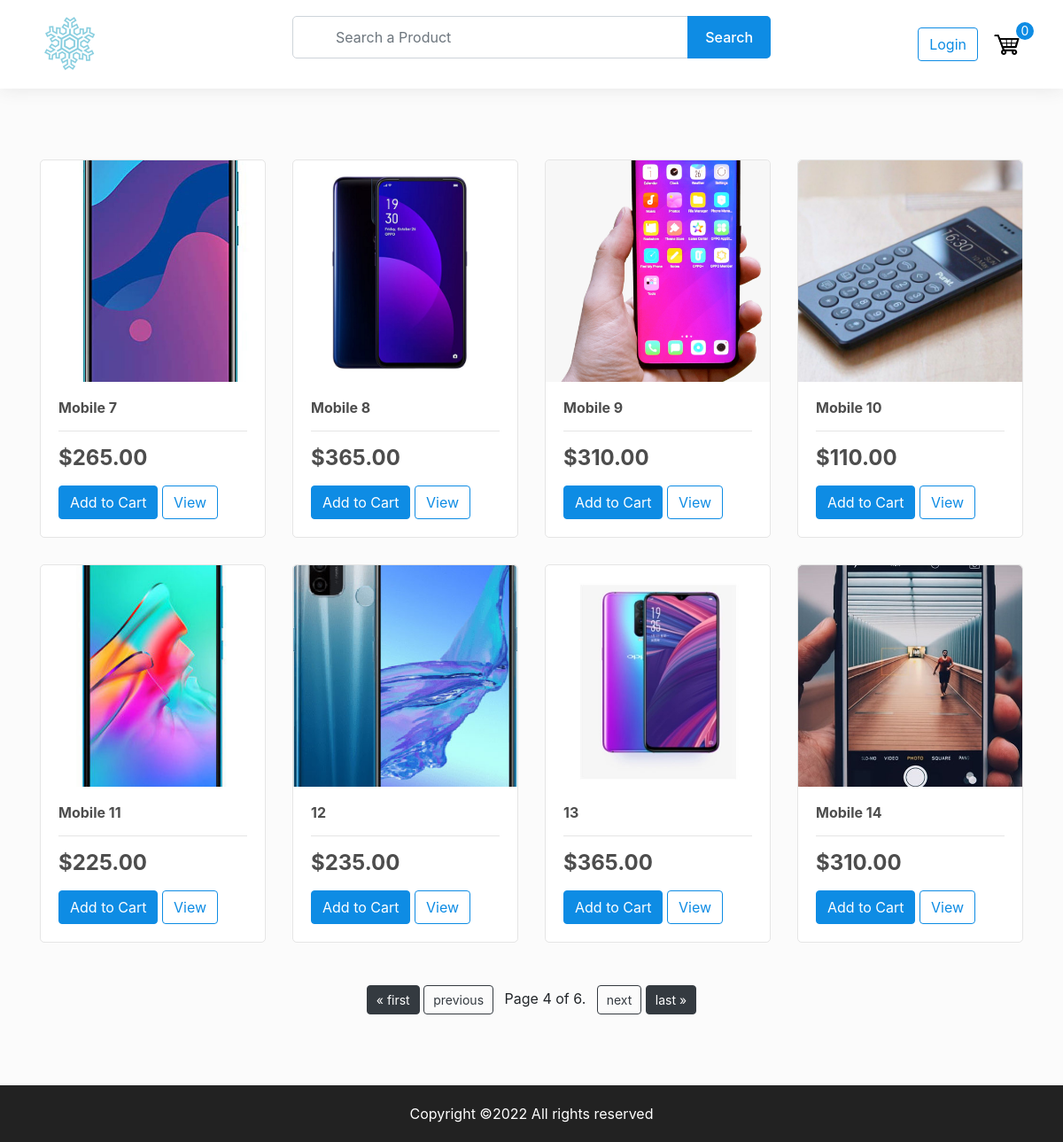
/?page=4, run on the app's committed database.
### store/models.py (models this page shows, shortened)
class Product(models.Model):
    name = models.CharField(max_length=200, null=True)
    price = models.DecimalField(max_digits=7, decimal_places=2)
    digital = models.BooleanField(default=False, null=True, blank=False)
    image = models.ImageField(null=True, blank=True)
    status = models.BooleanField(default=False, null=True, blank=False)  # changed
    description = models.TextField(max_length=1000, null=True, blank=True)  # added
    @property
    def imageURL(self):
        try:
            url = self.image.url
        except:
            url = ""
        return url

### store/views.py (the view)
# urls.py: path('', include('store.urls'))
def store(request):
    products = Product.objects.all()
    context = {"products": products}
    paginator = Paginator(products, 8) # Show 8 products per page.
    page_number = request.GET.get('page')
    all_products = paginator.get_page(page_number)
    query1 = request.GET.get('query')
    print("Apple")
    print(query1)
    if request.user.is_authenticated:
        current_user_id = request.user.id
        user=request.user
        rec_products = recommendation(current_user_id, user)
        context = {'rec_products':rec_products, 'all_products':all_products}
        return render(request, "store/store.html", context)
    context = {"all_products": all_products}
    return render(request, "store/store.html", context)

### context_processors/context_processors.py (called while the page is built)
def total_cart_items(request):
    if request.user.is_authenticated:
        customer = Customer.objects.filter(user=request.user).first()
        if customer is None:
            return {"totalCartItems": 0}
        order = Order.objects.filter(customer=customer, ordered=False).first()
        if order is None:
            return {"totalCartItems": 0}
        cartItems = order.get_cart_items
    else:
        try:
            cart = json.loads(request.COOKIES["cart"])
        except:
            cart = {}
        items = []
        cartItems = 0
        for i in cart:
            try:
                cartItems += cart[i]["quantity"]
            except:
                pass
    return {"totalCartItems": cartItems}

### store/templates/store/store.html (shortened to what this page needs)
{% extends 'store/header.html' %}
{% load static %}
{% block content %}
	<section class="product-list">
		<div class="container">
			<div class="row">
				{% for product in all_products %}
				<div class="col-md-6 col-lg-4 col-xl-3 product-block">
					<div class="product-wrap">
						<img class="thumbnail" src="{{product.imageURL}}">
						<div class="box-element">
							<h6><strong>{{product.name}}</strong></h6>
							<hr>
							<h4 class="mb-3"><strong>${{product.price|floatformat:2}}</strong></h4>
							<a href= "{% url 'add_to_cart' %}" class="btn btn-primary add-btn" id="{{product.id}}">Add to Cart</a>
							<a class="btn btn-outline-primary" href = "{% url 'details' product.id %}">View</a>
						</div>
					</div>
				</div>
				{% endfor %}
			</div>
			<div class="pagination justify-content-center mt-5">
				<span class="step-links">
					{% if all_products.has_previous %}
						<a class="btn btn-dark" href="?page=1">&laquo; first</a>
						<a class="btn btn-outline-dark" href="?page={{ all_products.previous_page_number }}">previous</a>
					{% endif %}
					<span class="current mx-2">
						Page {{ all_products.number }} of {{ all_products.paginator.num_pages }}.
					</span>
					{% if all_products.has_next %}
						<a class="btn btn-outline-dark" href="?page={{ all_products.next_page_number }}">next</a>
						<a class="btn btn-dark" href="?page={{ all_products.paginator.num_pages }}">last &raquo;</a>
					{% endif %}
				</span>
			</div>
		</div>
	</section>
{% endblock content %}

### static/css/style.css (style rules this page uses)
.btn { transition: 250ms ease-in; }
.btn-primary { background-color: #0e8ce4; border-color: #0e8ce4; }
.btn-outline-primary { color: #0e8ce4; border-color: #0e8ce4; }
img { max-width: 100%; }
h1, h2, h3, h4, h5, h6 { color: #4d4d4d; }
body { background-color: #fbfbfb; }
section { padding: 50px 0; }
@media (min-width: 768px) { section { padding: 60px 0; } }
@media (min-width: 768px) { section { padding: 80px 0; } }
.pagination .btn { font-size: 14px; padding: 5px 10px; }
.product-block { margin-bottom: 30px; }
.product-block .product-wrap { border: 1px solid #e5e5e5; border-radius: 5px; transition: 300ms ease-in-out; }
.product-block .product-wrap .box-element { background-color: #fff; padding: 20px; border-radius: 0 0 5px 5px; }
.product-block .product-wrap .thumbnail { width: 100%; height: 250px; -o-object-fit: cover; object-fit: cover; border-radius: 5px 5px 0 0; }
section.product-list .row { margin-bottom: -30px; }

### data on the page
Product: imageURL (picture), name "Mobile 7", price "265.00"
Product: imageURL (picture), name "Mobile 8", price "365.00"
Product: imageURL (picture), name "Mobile 9", price "310.00"
Product: imageURL (picture), name "Mobile 10", price "110.00"
Product: imageURL (picture), name "Mobile 11", price "225.00"
Product: imageURL (picture), name "12", price "235.00"
Product: imageURL (picture), name "13", price "365.00"
Product: imageURL (picture), name "Mobile 14", price "310.00"

### other printed values
{{ totalCartItems }} "0"
{{ all_products.number }} "4"
{{ all_products.paginator.num_pages }} "6"
